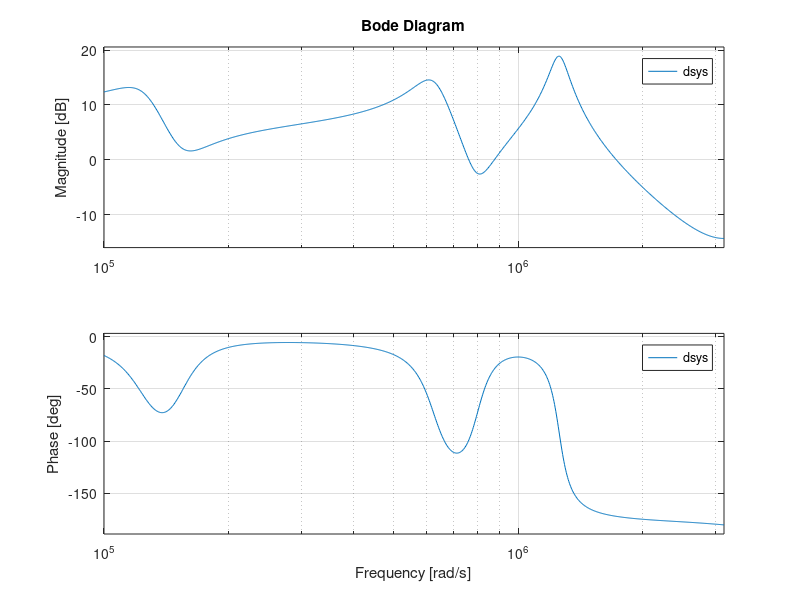

The MATLAB script that drew this image:

s = tf('s');
f1 = 2*pi*20e3;
f2 = 2*pi*100e3;
f3 = 2*pi*200e3;


csys1 = f1^2/(s^2+f1*0.3*s+f1^2);
csys2 = f2^2/(s^2+f2*0.2*s+f2^2);
csys3 = f3^2/(s^2+f3*0.1*s+f3^2);

csys = csys1 + csys2 + csys3;

dsys = c2d(csys, 1/1e6,'foh');

bode(dsys)
sosRaw = tf2sos(dsys.num{1},dsys.den{1});

b = sosRaw(:,1:3);
b = reshape(b',1,numel(b));

a = sosRaw(:,4:end);
a = reshape(a',1,numel(a));

dlmwrite('filterTest.coeffs', [a;b], ',')